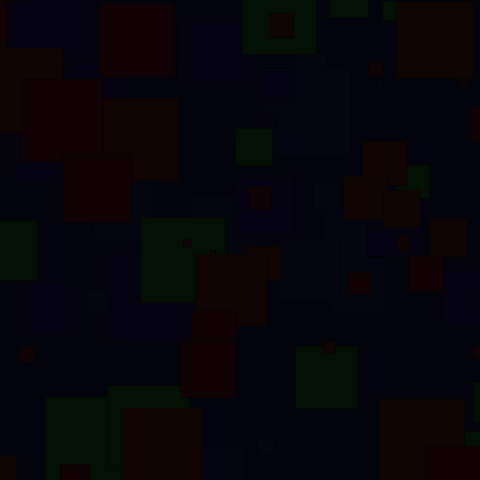
Frame 1 (no input)
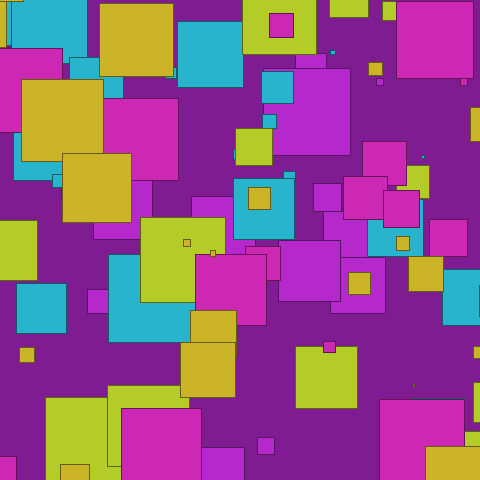
Frame 60 (the mouse pressed at the canvas centre just before this capture)
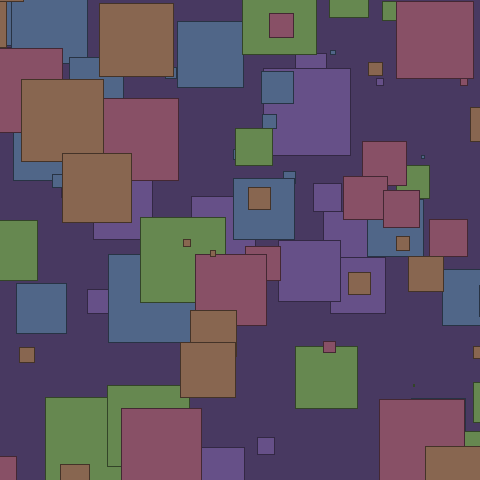
Frame 120 (the mouse held since frame 60 and released just before this capture)

The Processing sketch that drew these frames (run headless with seeded random() and noise(); from frame 60 on, the mouse is pressed at the canvas centre):

// Processing sketch: processing_99635
// ── processing_99635.pde

Star[] stars;
Star rectBG;
void setup() {
 size(480,480);
  
    rectBG = new Star(color(0), color(0), color(0), 240,240);
    stars = new Star[400]; //number of stars created
    for(int i = 0; i < stars.length; i++) {
        stars[i] = new Star(color(0), color(0), color(0), random(-450,700), random(-450,700));
    }
}

void draw() {
  
  rectBG.flicker();
  rectBG.displayBackground();
  
// (start) assigns Color-Flashing Scheme, and adds movement   
     for(int i = 0; i < stars.length/5; i++) {
        stars[i].move();
        stars[i].flicker();
        stars[i].display();
    }
    
    for(int i = stars.length/5; i < (stars.length/5)*2; i++) {
        stars[i].move();
        stars[i].flicker();
        stars[i].display2();
    }
    
    for(int i = (stars.length/5)*2; i < (stars.length/5)*3; i++) {
        stars[i].move();
        stars[i].flicker();
        stars[i].display3();
    }
    
    for(int i = (stars.length/5)*3; i < (stars.length/5)*4; i++) {
        stars[i].move();
        stars[i].flicker();
        stars[i].display4();
    }
    
    for(int i = (stars.length/5)*4; i < stars.length; i++) {
        stars[i].move();
        stars[i].flicker();
        stars[i].display5();
    }
  // (end)    
}


class Star {
  
  float[] rArray = new float[3];
  float a, c, d, e;
  float xpos;
  float ypos;
  float rSize = random(89) + (random(100)/100)+1;
    
  Star(color tempC, color tempD, color tempE, float tempXpos, float tempYpos) { 
  
    a = tempC;
    xpos = tempXpos;
    ypos = tempYpos;
 }

void display() {
  stroke(c/2, d/2, e/2);
    fill(c, d, e);
    rectMode(CENTER);
    rect(xpos,ypos,rSize,rSize);
 }

void display2() {
  stroke(d/2, c/2, e/2);
    fill(d, c, e);
    rectMode(CENTER);
    rect(xpos,ypos,rSize,rSize);
 }

void display3() {
  stroke(c/2, e/2, d/2);
    fill(c, e, d);
    rectMode(CENTER);
    rect(xpos,ypos,rSize,rSize);
}

void display4() {
  stroke(e/2, d/2, c/2);
    fill(e, d, c);
    rectMode(CENTER);
    rect(xpos,ypos,rSize,rSize);
}

void display5() {
  stroke(e/2, c/2, d/2);
    fill(e, c, d);
    rectMode(CENTER);
    rect(xpos,ypos,rSize,rSize);
 }

void displayBackground() {
  stroke(0);
    fill(c/1.4, d/1.4, e/1.4);
    rectMode(CENTER);
    rect(xpos,ypos,width+1, height+1);
}

void move(){
  if (keyPressed) {
    if (key == 'd' || key == 'D') {
      xpos= xpos + (rSize / 17);
     }
    else if (key == 'a' || key == 'A'){
      xpos= xpos - (rSize / 17);
     }
     else if (key == 'w' || key == 'W'){
      ypos= ypos - (rSize / 17);
     }
     
     else if (key == 's' || key == 'S'){
      ypos= ypos + (rSize / 17);
     }
     
   }
}

void flicker () {
  
  rArray[0] = 3;
  rArray[1] = 5;
  rArray[2] = 17;
    
  if (c + rArray[0] > 255){
    c = 0; 
  }
  else{
    c= c + rArray[0];
  }
  
  if (d + rArray[1] > 255){
    d = 0; 
  }
  else{
    d= d + rArray[1];
  }
  
  if (e + rArray[2] > 255){
    e = 0; 
  }
  else{
    e = e + rArray[2];
   }
  
 
  }

}
